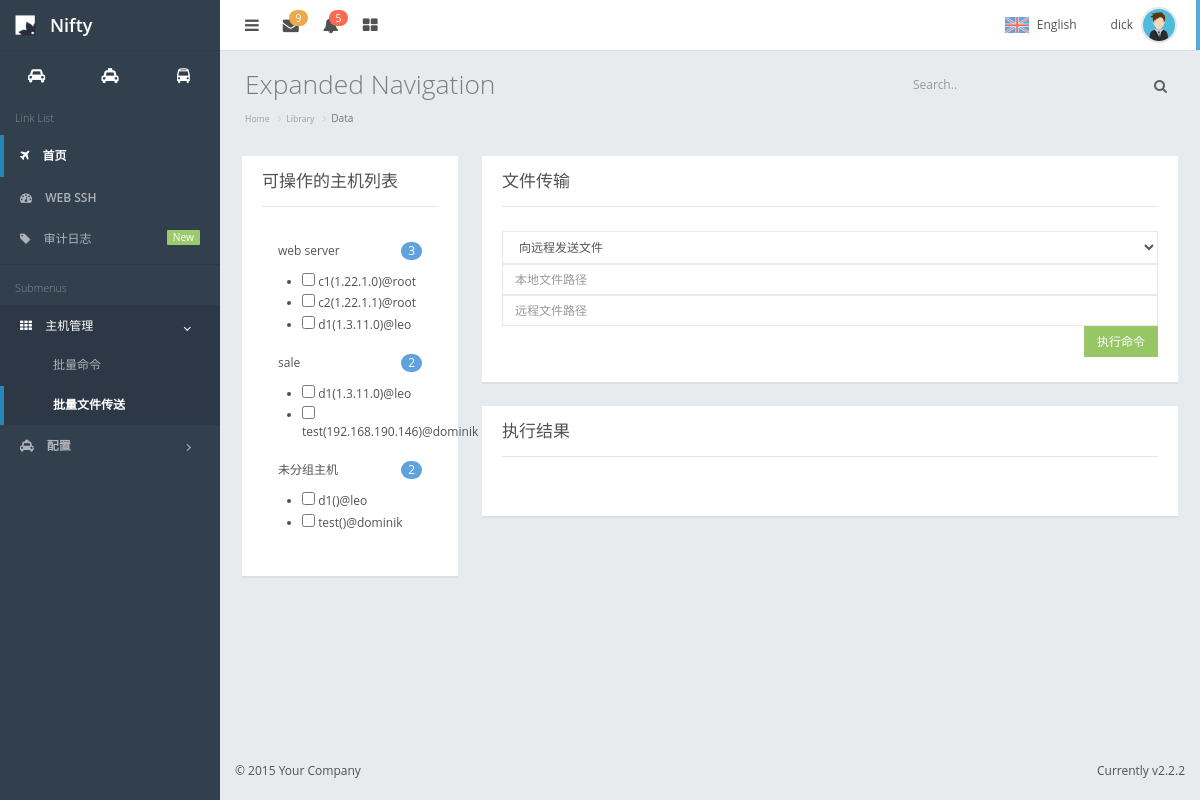
Page /host_mgr/file_transfer/ (signed in) on the committed database.
### web/models.py (models this page shows, shortened)
class UserInfo(AbstractBaseUser,PermissionsMixin):
    email = models.EmailField(
        verbose_name='email address',
        max_length=255,
        unique=True,
    )
    name = models.CharField(max_length=64, verbose_name="姓名")
    host2remote_users = models.ManyToManyField("Host2RemoteUser",blank=True,null=True)
    host_groups = models.ManyToManyField("HostCroup",null=True,blank=True)
    is_active = models.BooleanField(default=True)
    is_staff = models.BooleanField(default=True)
    objects = UserInfoManager()   #变量名必须是objects
    USERNAME_FIELD = 'email'
    REQUIRED_FIELDS = ['name']

class HostCroup(models.Model):
    name = models.CharField(max_length=32,unique=True)
    host2remote_users = models.ManyToManyField("Host2RemoteUser")

class Host2RemoteUser(models.Model):
    host = models.ForeignKey("Host")
    remote_user = models.ForeignKey("RemoteUser")
    class Meta:
        unique_together = ("host","remote_user")

class Host(models.Model):
    name = models.CharField(max_length=32,unique=True)
    ip = models.GenericIPAddressField(unique=True)
    port = models.SmallIntegerField(default=22)
    idc = models.ForeignKey("IDC")

class RemoteUser(models.Model):
    auth_type_choices = ((0,"ssh-password"),(1,"ssh-key"))
    auth_type = models.SmallIntegerField(choices=auth_type_choices,default=0)
    username = models.CharField(max_length=32)
    password = models.CharField(max_length=64,blank=True,null=True)
    class Meta:
        unique_together = ("auth_type","username","password")

### web/views.py (the view)
# urls.py: url(r'^host_mgr/file_transfer/$', views.file_transfer,name='file_transfer'),
@login_required()
def file_transfer(request):
    return render(request, 'file_transfer.html')

### templates/file_transfer.html (shortened to what this page needs)
{% extends 'index.html' %}
{% block page-content %}
    <div class="row">
        {% include 'task_common_hosts.html' %}
        <div class="col-sm-9">
            <div class="panel ">
                <div class="panel-heading">
                    <h3 class="panel-title">文件传输</h3>
                </div>
                <div class="panel-body">
                    <select id="file_transfer_type" class="form-control" onchange="check_file_transfer_type(this)">
                        <option value="send">向远程发送文件</option>
                    </select>
                    <input id="local_file_path" class="form-control" placeholder="本地文件路径">
                    <input id="remote_file_path"class="form-control" placeholder="远程文件路径">
                    <input id="task_submit_btn" type="button" onclick="PostTask(this,'file_transfer')" class="btn btn-success pull-right" value="执行命令">
                </div>
            </div>
            <div class="panel ">
                <div class="panel-heading">
                    <h3 class="panel-title">执行结果</h3>
                </div>
                <div class="panel-body">
                </div>
            </div>
        </div>
    </div>
{% endblock %}

### templates/index.html (shortened to what this page needs)
{% extends 'base.html' %}
{% block body %}
	<div id="container" class="effect mainnav-lg navbar-fixed">
		<header id="navbar">
			<div id="navbar-container" class="boxed">
				<div class="navbar-header">
					<a href="index.html" class="navbar-brand">
						<img src="/static/img/logo.png" alt="Nifty Logo" class="brand-icon">
						<div class="brand-title">
							<span class="brand-text">Nifty</span>
						</div>
					</a>
				</div>
				<div class="navbar-content clearfix">
					<ul class="nav navbar-top-links pull-left">
						<li class="tgl-menu-btn">
							<a class="mainnav-toggle" href="#">
								<i class="fa fa-navicon fa-lg"></i>
							</a>
						</li>
						<li class="dropdown">
							<a href="#" data-toggle="dropdown" class="dropdown-toggle">
								<i class="fa fa-envelope fa-lg"></i>
								<span class="badge badge-header badge-warning">9</span>
							</a>
						</li>
						<li class="dropdown">
							<a href="#" data-toggle="dropdown" class="dropdown-toggle">
								<i class="fa fa-bell fa-lg"></i>
								<span class="badge badge-header badge-danger">5</span>
							</a>
						</li>
						<li class="mega-dropdown">
							<a href="#" class="mega-dropdown-toggle">
								<i class="fa fa-th-large fa-lg"></i>
							</a>
						</li>
					</ul>
					<ul class="nav navbar-top-links pull-right">
						<li class="dropdown">
							<a class="lang-selector dropdown-toggle" href="#" data-toggle="dropdown">
								<span class="lang-selected">
									<img class="lang-flag" src="/static/img/flags/united-kingdom.png" alt="English">
									<span class="lang-name">English</span>
								</span>
							</a>
						</li>
						<li id="dropdown-user" class="dropdown">
							<a href="#" data-toggle="dropdown" class="dropdown-toggle text-right">
								<span class="pull-right">
									<img class="img-circle img-user media-object" src="/static/img/av1.png" alt="Profile Picture">
								</span>
								<div class="username hidden-xs">{{ request.user.name }}</div>
							</a>
						</li>
					</ul>
				</div>
			</div>
		</header>
		<div class="boxed">
			<div id="content-container">
				<div id="page-title">
					<h1 class="page-header text-overflow">Expanded Navigation</h1>
					<div class="searchbox">
						<div class="input-group custom-search-form">
							<input type="text" class="form-control" placeholder="Search..">
							<span class="input-group-btn">
								<button class="text-muted" type="button"><i class="fa fa-search"></i></button>
							</span>
						</div>
					</div>
				</div>
				<ol class="breadcrumb">
					<li><a href="#">Home</a></li>
					<li><a href="#">Library</a></li>
					<li class="active">Data</li>
				</ol>
	            <div id="page-content">
                    {% block page-content %}{% endblock %}
                </div>
			</div>
			<nav id="mainnav-container">
				<div id="mainnav">
					<div id="mainnav-shortcut">
						<ul class="list-unstyled">
							<li class="col-xs-4" data-content="Shortcut 1">
								<a class="shortcut-grid" href="#">
									<i class="fa fa-car"></i>
								</a>
							</li>
							<li class="col-xs-4" data-content="Shortcut 2">
								<a class="shortcut-grid" href="#">
									<i class="fa fa-taxi"></i>
								</a>
							</li>
							<li class="col-xs-4" data-content="Shortcut 3">
								<a class="shortcut-grid" href="#">
									<i class="fa fa-bus"></i>
								</a>
							</li>
						</ul>
					</div>
					<div id="mainnav-menu-wrap">
						<div class="nano">
							<div class="nano-content">
								<ul id="mainnav-menu" class="list-group">
									<li class="list-header">Link List</li>
									<li class="active-link">
										<a href="#">
											<i class="fa fa-plane"></i>
											<span class="menu-title">首页</span>
										</a>
									</li>
									<li>
										<a href="{% url 'web_ssh' %}">
											<i class="fa fa-dashboard"></i>
											<span class="menu-title">
												<strong>WEB SSH</strong>
											</span>
										</a>
									</li>
									<li>
										<a href="#">
											<i class="fa fa-tag"></i>
											<span class="menu-title">
												审计日志
												<span class="label label-success pull-right">New</span>
											</span>
										</a>
									</li>
									<li class="list-divider"></li>
									<li class="list-header">Submenus</li>
									<li class="active-sub">
										<a href="#">
											<i class="fa fa-th"></i>
											<span class="menu-title">主机管理</span>
											<i class="arrow"></i>
										</a>
										<ul class="collapse in">
											<li><a href="/host_mgr/batch_cmd/">批量命令</a></li>
											<li class="active-link"><a href="/host_mgr/file_transfer/">批量文件传送</a></li>
										</ul>
									</li>
									<li>
										<a href="#">
											<i class="fa fa-taxi"></i>
											<span class="menu-title">
												<strong>配置</strong>
											</span>
											<i class="arrow"></i>
										</a>
									</li>
								</ul>
							</div>
						</div>
					</div>
				</div>
			</nav>
		</div>
        <footer id="footer">
            <div class="hide-fixed pull-right pad-rgt">Currently v2.2.2</div>
            <p class="pad-lft">&#0169; 2015 Your Company</p>
        </footer>
	</div>
{% endblock %}

### templates/task_common_hosts.html
<div class="col-sm-3">
    <div class="panel ">
        <div class="panel-heading">
            <h3 class="panel-title">可操作的主机列表</h3>
        </div>
        <div class="panel-body">
            <div class="list-group bord-no">
                {% for host_group in request.user.host_groups.all %}
                    <a class="list-group-item " onclick="ItemToggle(this)" href="#">{{ host_group.name }}
                        <span class="badge badge-primary">{{ host_group.host2remote_users.count }}</span>
                    </a>
                    <ul>
                        {% for host2user_obj in host_group.host2remote_users.all %}
                            <li><input type="checkbox" tag="host-select" value="{{ host2user_obj.id }}">
                                {{ host2user_obj.host.name }}({{ host2user_obj.host.ip }})@{{ host2user_obj.remote_user.username }}
                            </li>
                        {% endfor %}
                    </ul>
                {% endfor %}
                <a class="list-group-item " onclick="ItemToggle(this)" href="#">未分组主机
                    <span class="badge badge-primary">{{ request.user.host2remote_users.count }}</span>
                </a>
                <ul>
                    {% for host2user_obj in request.user.host2remote_users.all %}
                        <li><input type="checkbox" tag="host-select" value="{{ host2user_obj.id }}">
                            {{ host2user_obj.host.name }}({{ host2user_obj.host.ip_addr }})@{{ host2user_obj.remote_user.username }}
                        </li>
                    {% endfor %}
                </ul>
            </div>
        </div>
    </div>
</div>

### rows in the picture
UserInfo: user.name "dick", user.host2remote_users.count "2"
HostCroup: name "web server", host2remote_users.count "3"
Host2RemoteUser: host.name "c1", host.ip "1.22.1.0", remote_user.username "root"
Host2RemoteUser: host.name "c2", host.ip "1.22.1.1", remote_user.username "root"
Host2RemoteUser: host.name "d1", host.ip "1.3.11.0", remote_user.username "leo"
HostCroup: name "sale", host2remote_users.count "2"
Host2RemoteUser: host.name "test", host.ip "192.168.190.146", remote_user.username "dominik"
